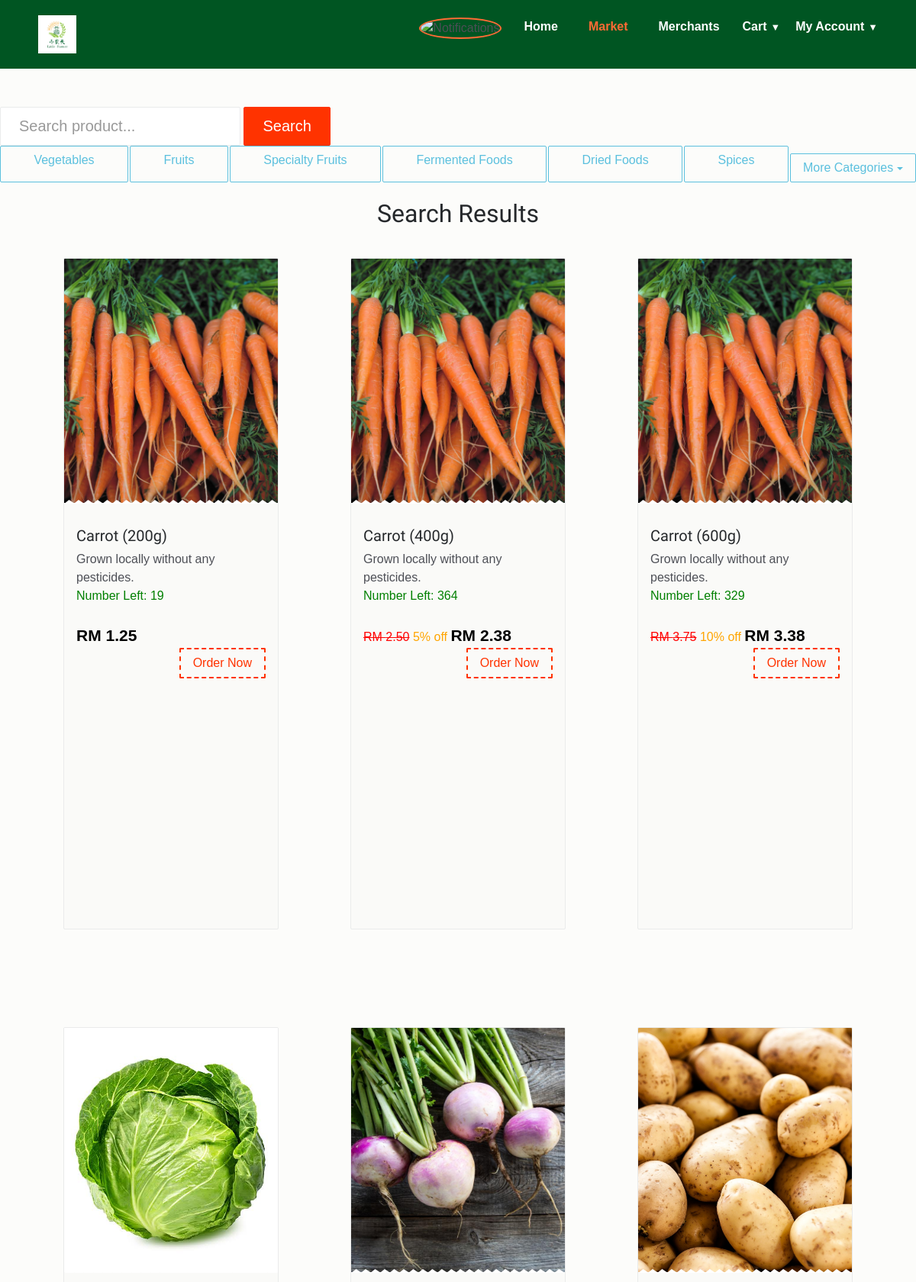
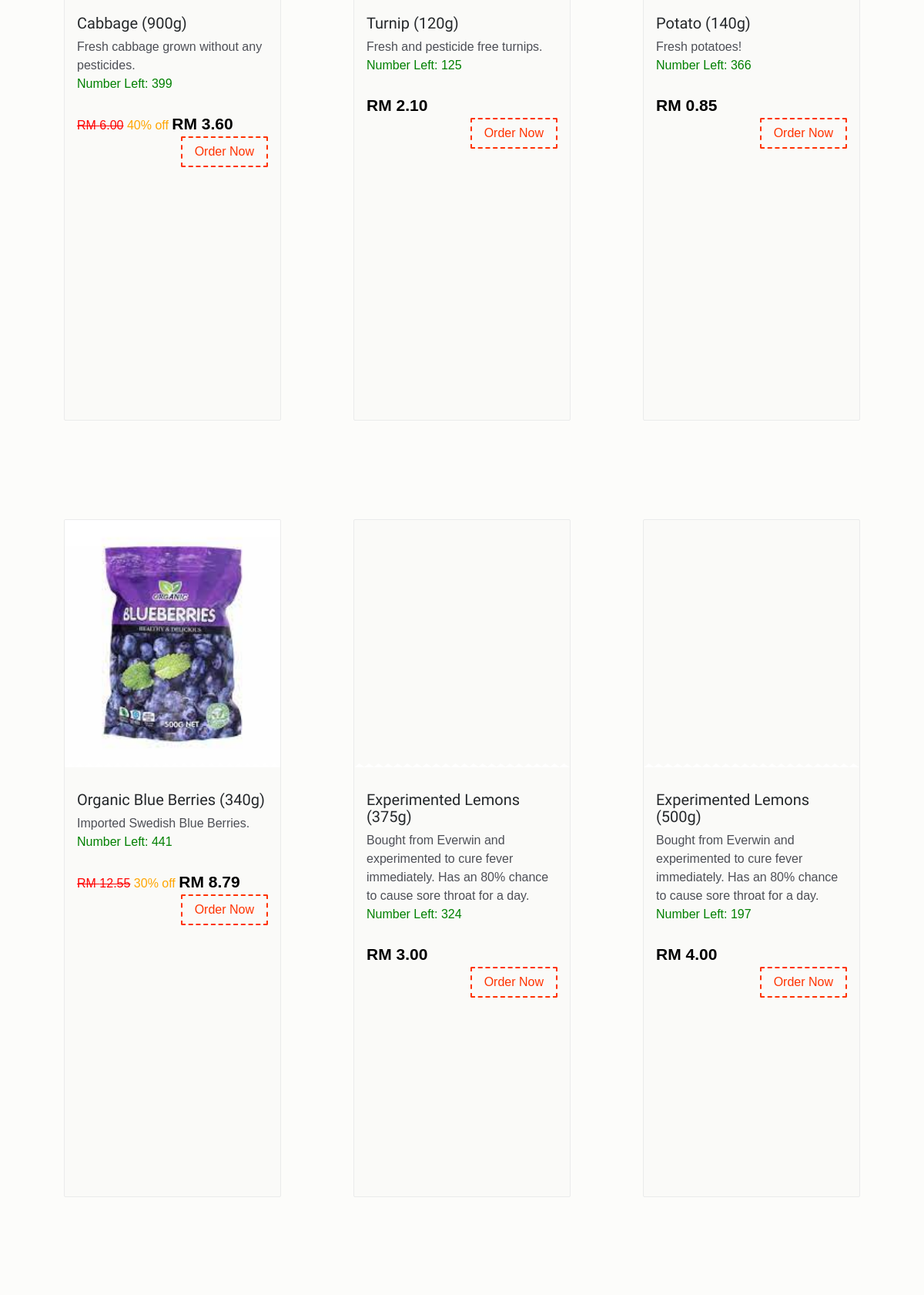
Screenshot of /search.php?category=1 (signed in, upper part) with the database file from the repository (2 pictures, top to bottom).
### tables this page shows
CREATE TABLE `categories` (
  `categories_id` int(11) NOT NULL,
  `categories_name` varchar(255) NOT NULL,
  `categories_active` int(11) NOT NULL DEFAULT 0,
  `categories_status` int(11) NOT NULL DEFAULT 0
);

CREATE TABLE `tblprice` (
  `priceNo` int(10) NOT NULL,
  `productID` varchar(30) NOT NULL,
  `proQuant` int(11) NOT NULL,
  `proWeight` int(20) NOT NULL,
  `proPrice` float NOT NULL,
  `proDisc` int(11) NOT NULL DEFAULT 0
);

CREATE TABLE `product` (
  `product_id` int(11) NOT NULL,
  `productCode` varchar(30) NOT NULL,
  `product_name` varchar(255) NOT NULL,
  `product_image` text NOT NULL,
  `descr` varchar(500) NOT NULL,
  `categories_id` int(11) NOT NULL,
  `owner` text NOT NULL,
  `product_date` text NOT NULL,
  `lowStock` int(5) NOT NULL,
  `status` int(11) NOT NULL DEFAULT 0
);

### config/search.php (called while the page is built)
<?php
$max = 12;

### search.php (the view, shortened to what this page needs)
<!DOCTYPE html>
<html lang="en">
<head>
    <link href="css/bootstrap.min.css" rel="stylesheet">
    <link href="css/font-awesome.min.css" rel="stylesheet">
    <link href="css/animsition.min.css" rel="stylesheet">
    <link href="css/animate.css" rel="stylesheet">
    <link href="css/style.css" rel="stylesheet">
</head>
<body class="home">
    <?php
    include("config/connect.php");
    include("config/search.php");
    include("includes/header.php");
    ?>
    <div>
        <div class="banner-form">
            <form class="form-inline" method="get">
                <div class="form-group" style="margin-top:50px;">
                    <div class="form-group">
                        <input type="text" class="form-control form-control-lg" id="searchQuery" name="query" value="<?php if(isset($_GET['query'])) { echo htmlentities ($_GET['query']); }?>" placeholder="Search product...">
                        <input type="submit" class="btn theme-btn btn-lg" value="Search">
                    </div>
                </div>
            </form>
        </div>
        <?php
        include("includes/categories_bar.php");
        ?>
        <br/>
    </div>
    <?php
    echo '<section class="popular">
            <div class="container">
                <div class="title text-xs-center m-b-30">
                    <h2>Search Results</h2>
                </div>
                <div class="row">';
                if (isset($_GET['query']))
                {
                    $query = mysqli_query($db,"SELECT * from product JOIN tblprice ON product.product_id = tblprice.productID WHERE product_name LIKE '%".addslashes($_GET['query'])."%' LIMIT ".$max);
                }
                else if (isset($_GET['category']))
                {
                    $query = mysqli_query($db,"SELECT * from product JOIN tblprice ON product.product_id = tblprice.productID WHERE categories_id = ".addslashes($_GET['category'])." LIMIT ".$max);
                }
                while($product=mysqli_fetch_array($query))
                {
                    echo '<div class="col-xs-12 col-sm-6 col-md-4 food-item">
                            <div class="food-item-wrap">
                                <div class="figure-wrap bg-image search-product" data-image-src="'.$product['product_image'].'">
                                </div>
                                <div class="product content" >
                                    <div class="price-btn-block" data-price-id="'.$product['priceNo'].'" data-product-owner="'.$product['owner'].'">
                                        <a href="products.php?merchant='.$product['owner'].'"> <h5>'.$product['product_name'].' ('.$product['proWeight'].'g)</h5></a>
                                        <div>'.$product['descr'].'</div>
                                        <div class="product-name" style="color: green;">Number Left: '. (int) $product['proQuant'].'</div>';
                                        $stmt = $db->prepare("SELECT price FROM custom_prices WHERE price_id = ? AND user_id = ?");
                                        $stmt->bind_param("ii", $product['priceNo'], $_SESSION['user_id']);
                                        $stmt->execute();
                                        $custom = $stmt->get_result();
                                        $customPrice = number_format($custom->fetch_assoc()['price'], 2, '.', '');
                                        if ($customPrice != 0) {
                                        echo '            <span class="price">RM ' . $customPrice . '</span>';
                                        }
                                        else if ($product['proDisc'] == 0) {
                                        echo '            <span class="price">RM ' . number_format($product['proPrice'], 2) . '</span>';
                                        }
                                        else {
                                        echo '            <a style="text-decoration: line-through; color: red;">RM ' . number_format($product['proPrice'], 2, '.', '') . '</a>
                                                          <a style="color: orange;">'. $product['proDisc'] .'% off</a>
                                                          <span class="price">RM ' . number_format($product['proPrice']*(1-$product['proDisc']/100), 2, '.', '') . '</span>';
                                        }
                                        echo '
                                        <br/><button class="btn theme-btn-dash pull-right addToCart">Order Now</button>
                                    </div>
                                </div>
                            </div>
                        </div>';
                }
        echo   '</div>
            </div>
        </section>';
    ?>
</body>
</html>

### includes/categories_bar.php (shortened to what this page needs)
<div class="categories">
    <?php
    $query = "SELECT categories_id, categories_name FROM categories WHERE categories_status = 1";
    $result = mysqli_query($db, $query);
    $count = 0;
    while ($row = mysqli_fetch_assoc($result)) {
        if ($count < 6) {
            echo '<a href="search.php?category='.$row["categories_id"].'" class="btn btn-outline-info category" role="button">'.$row["categories_name"].'</a>';
        } else {
            if ($count == 6) {
                echo '<div class="dropdown">';
                echo '<button class="btn btn-outline-info dropdown-toggle" type="button" id="dropdownMenuButton" data-toggle="dropdown" aria-haspopup="true" aria-expanded="false">';
                echo 'More Categories';
                echo '</button>';
            }
        }
        $count++;
    }
    if ($count >= 6) {
        echo '</div>';
    }
    ?>
</div>

### css/style.css (style rules this page uses)
body { background: rgba(252, 251, 249, 0.68); font-size: 1rem; color: #4d4f56; font-weight: 400; overflow-x: hidden; }
.h1, .h2, .h3, .h4, .h5, .h6, h1, h2, h3, h4, h5, h6 { font-family: "Source Sans Pro", sans-serif; color: #25282b; }
a { color: #f30; }
.container { max-width: 1270px; width: 94%; }
.form-control { border: 1px solid #eaebeb; border-radius: 2px; }
.form-control-lg, .dropdown-menu, .btn, .btn-group-lg > .btn, .btn-lg, .img-rounded { border-radius: 2px; }
.btn { transition: all .4s; }
.theme-btn { background-color: #f30; border-color: #f30; color: #fff; }
.theme-btn-dash { border: 2px dashed #f30; background-color: transparent; color: #f30; }
.theme-btn-dash:hover, .theme-btn, .theme-btn.btn-lg:hover, .btn-secondary:hover { background-color: #f30; color: #fff; border: 1px solid #f30; }
.m-b-30 { margin-bottom: 30px; }
.popular { background-size: 100%; }
.food-item-wrap { border: 1px solid #eaebeb; border-radius: 2px; overflow: hidden; margin: 0 2em 8em 2em; background: #fafaf8; height: 110vh; }
.food-item-wrap .price { font-size: 21px; font-weight: 700; color: #000; margin-top: 4px; display: inline-block; }
.food-item-wrap .product-name { margin-bottom: 20px; }
.food-item-wrap .content { padding: 2em 1em 3em; }
.food-item-wrap .figure-wrap { position: relative; height: 40vh; }
.food-item-wrap .figure-wrap:after { position: absolute; bottom: -1px; left: 0; content: ""; background: url(../images/zig-zag.png); width: 100%; height: 5px; }
.product { flex-grow: 1; }
.categories { display: flex; gap: 2px; flex-wrap: wrap; }
.categories .category { flex-grow: 1; }
.title { display: flex; flex-direction: column; align-items: center; justify-content: center; margin-bottom: 2em; text-align: center; }
.dropdown { position: relative; display: inline-block; margin-top: 10px; }

### landing/style.css (style rules this page uses)
* { margin: 0; padding: 0; box-sizing: border-box; }
html, body { height: 100%; font-family: 'Arial', sans-serif; }

### rows the page displays
categories: categories_name "Vegetables"
categories: categories_name "Fruits"
categories: categories_name "Specialty Fruits"
categories: categories_name "Fermented Foods"
categories: categories_name "Dried Foods"
categories: categories_name "Spices"
categories: shows "More Categories"
tblprice: productID.product_image (picture), productID.product_name "Carrot", proWeight "200", productID.descr "Grown locally without any pesticides.", proQuant "19", proPrice "1.25"
tblprice: productID.product_image (picture), productID.product_name "Carrot", proWeight "400", productID.descr "Grown locally without any pesticides.", proQuant "364", proPrice "2.50", proDisc "5", $product['proPrice']*(1-$product['proDisc']/100) "2.38"
tblprice: productID.product_image (picture), productID.product_name "Carrot", proWeight "600", productID.descr "Grown locally without any pesticides.", proQuant "329", proPrice "3.75", proDisc "10", $product['proPrice']*(1-$product['proDisc']/100) "3.38"
tblprice: productID.product_image (picture), productID.product_name "Cabbage", proWeight "900", productID.descr "Fresh cabbage grown without any pesticides.", proQuant "399", proPrice "6.00", proDisc "40", $product['proPrice']*(1-$product['proDisc']/100) "3.60"
tblprice: productID.product_image (picture), productID.product_name "Turnip", proWeight "120", productID.descr "Fresh and pesticide free turnips.", proQuant "125", proPrice "2.10"
tblprice: productID.product_image (picture), productID.product_name "Potato", proWeight "140", productID.descr "Fresh potatoes!", proQuant "366", proPrice "0.85"
tblprice: productID.product_image (picture), productID.product_name "Organic Blue Berries", proWeight "340", productID.descr "Imported Swedish Blue Berries.", proQuant "441", proPrice "12.55", proDisc "30", $product['proPrice']*(1-$product['proDisc']/100) "8.79"
tblprice: productID.product_name "Experimented Lemons", proWeight "375", productID.descr "Bought from Everwin and experimented to cure fever immediately. Has an 80% chance to cause sore throat for a day.", proQuant "324", proPrice "3.00"
tblprice: productID.product_name "Experimented Lemons", proWeight "500", productID.descr "Bought from Everwin and experimented to cure fever immediately. Has an 80% chance to cause sore throat for a day.", proQuant "197", proPrice "4.00"
